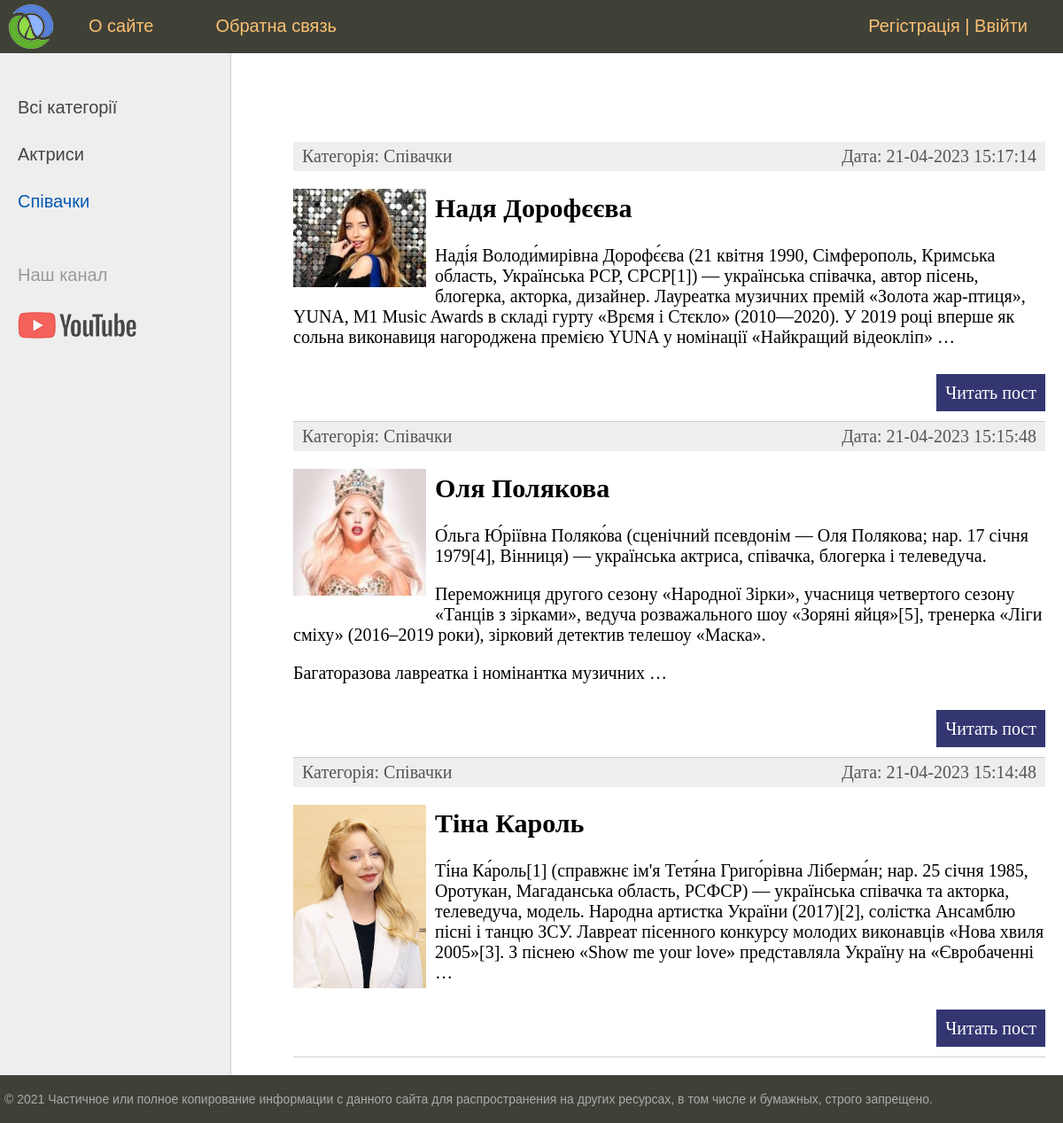
Page /category/spivachki/ on the committed database.
### women/models.py (models this page shows)
class Category(models.Model):
    name = models.CharField(max_length=100, db_index=True, verbose_name='категорія')
    slug = models.SlugField(max_length=255, unique=True, db_index=True, verbose_name='URL')
    def __str__(self):
        return self.name
    def get_absolute_url(self):
        return reverse('category', kwargs={'cat_slug': self.slug})
    class Meta:
        verbose_name = 'Категорії'
        verbose_name_plural = 'Категорії'

class Women(models.Model):
    title = models.CharField(max_length=255, verbose_name='Назва')
    slug = models.SlugField(max_length=255, unique=True, db_index=True, verbose_name='URL')
    content = models.TextField(blank=True, verbose_name='Опис')
    photo = models.ImageField(upload_to="photo/%Y/%m/%d", verbose_name='фото')
    time_create = models.DateTimeField(auto_now_add=True, verbose_name='Час опублікування')
    time_update = models.DateTimeField(auto_now=True, verbose_name='чвс оновлення')
    is_published = models.BooleanField(default=True, verbose_name='Публікування')
    cat = models.ForeignKey('Category', on_delete=models.PROTECT, verbose_name='категорія')
    def get_absolute_url(self):
        return reverse('post', kwargs={'post_slug': self.slug})
    class Meta:
        verbose_name = 'Відомі жінки'
        verbose_name_plural = 'Відомі жінки'
        ordering = ['-time_create', 'title']

### women/views.py (the view)
# urls.py: path('category/<slug:cat_slug>/', cache_page(60)(WomenCategory.as_view()), name='category'),
class WomenCategory(DataMixin, ListView):
    model = Women
    template_name = 'women/index.html'
    context_object_name = 'posts'
    allow_empty = False#визов 404 коли нема слага
    def get_context_data(self, *, object_list=None, **kwargs):
        context = super().get_context_data(**kwargs)
        c = Category.objects.get(slug=self.kwargs['cat_slug'])
        c_def = self.get_user_context(title='Категорія - ' + str(c.name),
                                      cat_selected=c.pk)
        return dict(list(context.items()) + list(c_def.items()))
    def get_queryset(self):# метод який показує що треба читати з бази даних
        return Women.objects.filter(cat__slug=self.kwargs['cat_slug'], is_published=True).select_related('cat')

### women/utils.py (called while the page is built)
    def get_user_context(self, **kwargs):
        context = kwargs
        cats = Category.objects.annotate(Count('women'))
        user_menu = menu.copy()
        if not self.request.user.is_authenticated:
            user_menu.pop(1)
        context['menu'] = user_menu
        context['cats'] = cats
        if 'cat_selected' not in context:
            context['cat_selected'] = 0
        return context

### women/templates/women/index.html (shortened to what this page needs)
{% extends 'women/base.html' %}
{% block content %}
<ul class="list-articles">
	{% for p in posts %}
			<li><div class="article-panel">
                <p class="first">Категорія: {{ p.cat }}</p>
                <p class="last">Дата: {{ p.time_update|date:"d-m-Y H:i:s" }}</p>
            </div>
{% if p.photo %}
            <p><img class="img-article-left thumb" src="{{ p.photo.url }}" </p>
{% endif %}
                <h2>{{p.title}}</h2>
	{% autoescape on %}
	{{p.content|linebreaks|truncatewords:50}}
	{% endautoescape %}
			<p class="link-read-post"><a href="{{ p.get_absolute_url }}">Читать пост</a></p>
			</li>
	{% endfor %}
</ul>
{% endblock %}

### women/templates/women/base.html (shortened to what this page needs)
{% load static %}
{% load women_tags %}
<!DOCTYPE html>
<html>
<head>
	<link type="text/css" href="{% static 'women/css/styles.css' %}" rel="stylesheet" />
</head>
<body>
<table class="table-page" border=0 cellpadding="0" cellspacing="0">
<tr><td valign=top>
{% block mainmenu %}
		<div class="header">
			<ul id="mainmenu" class="mainmenu">
			<li class="logo"><a href="{% url 'home' %}"><div class="logo"></div></a></li>
{% for m in menu %}
			<li><a href="{% url m.url_name %}">{{m.title}}</a></li>
{% endfor %}
                {% if request.user.is_authenticated %}
                <li class="last">{{ user.username }} | <a href="{% url 'logout' %}">Вийти</a></li>
                {% else %}
                <li class="last"><a href="{% url 'register' %}">Регістрація</a> | <a href="{% url 'login' %}">Ввійти</a></li>
                {% endif %}
			</ul>
		</div>
{% endblock mainmenu %}
<table class="table-content" border=0 cellpadding="0" cellspacing="0">
<tr>
	<td valign="top" class="left-chapters">
	<ul id="leftchapters">
        {% if cat_selected == 0 %}
        <li class="selected">Всі категорії</li>
        {% else %}
        <li><a href="{% url 'home' %}">Всі категорії</a> </li>
        {% endif %}
{% for c in cats %}
{% if c.women__count > 0 %}
    {% if c.pk == cat_selected %}
        <li class="selected">{{ c.name }}</li>
    {% else %}
        <li><a href="{{ c.get_absolute_url }}">{{ c.name }}</a> </li>
	{% endif %}
{% endif %}
{% endfor %}
        <li class="share">
		<p>Наш канал</p>
		<a class="share-yt" href="https://www.youtube.com/channel/UClJzWfGWuGJL2t-3dYKcHTA/playlists" target="_blank" rel="nofollow"></a>
		</li>
	</ul>
</td>
<td valign="top" class="content">
	<div class="content-text">
{% block content %}
{% endblock %}
	</div>
</td></tr></table>
</td></tr>
<tr><td valign=top>
	<div id="footer">
		<p>&copy; 2021 Частичное или полное копирование информации с данного сайта для распространения на других ресурсах, в том числе и бумажных, строго запрещено.</p>
	</div>
</td></tr></table>
</body>
</html>

### women/static/women/css/styles.css (style rules this page uses)
html, body { font-family: 'Arial'; margin: 0; padding: 0; height: 100%; width: 100%; color: #444; }
a { color: #0059b2; text-decoration: none; }
img { max-width: 600px; height: auto; }
img.img-article-left { max-width: 300px; height: auto; float: left; padding: 0 10px 10px 0; }
img.img-article-left.thumb { max-width: 150px; height: auto; }
p.link-read-post { text-align: right; }
p.link-read-post a { padding: 10px; min-width: 100px; background: #333671; color: #fff; text-decoration: none; }
div.article-panel { background: #eee; padding: 5px 10px 5px 10px; box-sizing: border-box; overflow: hidden; color: #555; }
div.article-panel p.first { margin: 0; float: left; }
div.article-panel p.last { margin: 0; float: right; }
ul.list-articles { list-style: none; margin: 0; padding: 0; }
ul.list-articles li { border-bottom: 1px solid #ccc; }
.table-page { width: 100%; height: 100%; vertical-align: top; }
.table-page tr { height: 100%; }
.header { background: #3F4137; height: 60px; }
.logo { background: url('../images/logo.png') no-repeat 10px 5px; width: 70px; height: 60px; }
ul.mainmenu { list-style: none; margin: 0; padding: 0; height: 60px; color: #fdc073; font-size: 20px; overflow: hidden; }
ul.mainmenu li { float: left; margin: 18px 40px 0 30px; }
ul.mainmenu li.logo { margin: 0; }
ul.mainmenu li.last { float: right; }
ul.mainmenu li a { color: #fdc073; text-decoration: none; }
.table-content { width: 100%; min-height: 100%; height: 100%; }
.left-chapters { margin: 0; background: #eee; border-right: 1px solid #ccc; min-height: 100%; }
.left-chapters ul { width: 230px; min-height: 100%; margin: 0; padding: 20px 10px 10px 20px; list-style: none; font-size: 20px; }
.left-chapters ul li { margin: 30px 0 0 0; color: #999; }
.left-chapters ul li.selected { color: #0059b2; }
.left-chapters ul li a { color: #444; text-decoration: none; }
.left-chapters ul li.share { margin: 60px 0 0 0; }
.left-chapters ul li.share p { margin: 30px 0 30px 0; }
.left-chapters ul li.share a { display: inline-block; width: 40px; height: 40px; margin: 0 20px 0 0; }
.left-chapters ul li.share a.share-yt { width: 100%; height: 30px; background: url('../images/share_yt.png') no-repeat 0 0 }
.content { padding: 40px 20px 20px 40px; width: 100%; box-sizing: border-box; }
.content-text { margin: 60px 0 0 30px; color: #000; font-size: 20px; font-family: Yandex Sans Display Light; }
#footer { box-sizing: border-box; background: #3F4137; padding: 5px; color: #aaa; font-size: 14px; font-family: Verdana, Geneva, Arial, Helvetica; text-align: left; overflow: hidden; }

### rows in the picture
Category: name "Актриси"
Category: name "Співачки"
Women: cat "Співачки", time_update "21-04-2023 15:17:14", photo (picture), title "Надя Дорофєєва", content "Наді́я Володи́мирівна Дорофє́єва (21 квітня 1990, Сімферополь, Кримська область, Українська РСР, СРСР[1]) — українська співачка, автор пісень, блогерка, акторка, дизайнер. Лауреатка музичних премій «Золота жар-птиця», YUNA, M1 Music Awards в складі гурту «Врємя і Стєкло» (2010—2020). У 2019 році вперше як сольна виконавиця нагороджена премією YUNA у номінації «Найкращий відеокліп» …"
Women: cat "Співачки", time_update "21-04-2023 15:15:48", photo (picture), title "Оля Полякова", content "О́льга Ю́ріївна Поляко́ва (сценічний псевдонім — Оля Полякова; нар. 17 січня 1979[4], Вінниця) — українська актриса, співачка, блогерка і телеведуча. Переможниця другого сезону «Народної Зірки», учасниця четвертого сезону «Танців з зірками», ведуча розважального шоу «Зоряні яйця»[5], тренерка «Ліги сміху» (2016–2019 роки), зірковий детектив телешоу «Маска». Багаторазова лавреатка і номінантка музичних …"
Women: cat "Співачки", time_update "21-04-2023 15:14:48", photo (picture), title "Тіна Кароль", content "Ті́на Ка́роль[1] (справжнє ім'я Тетя́на Григо́рівна Ліберма́н; нар. 25 січня 1985, Оротукан, Магаданська область, РСФСР) — українська співачка та акторка, телеведуча, модель. Народна артистка України (2017)[2], солістка Ансамблю пісні і танцю ЗСУ. Лавреат пісенного конкурсу молодих виконавців «Нова хвиля 2005»[3]. З піснею «Show me your love» представляла Україну на «Євробаченні …"

### other values in the picture
{{ m.title }} "О сайте" "Обратна связь"
